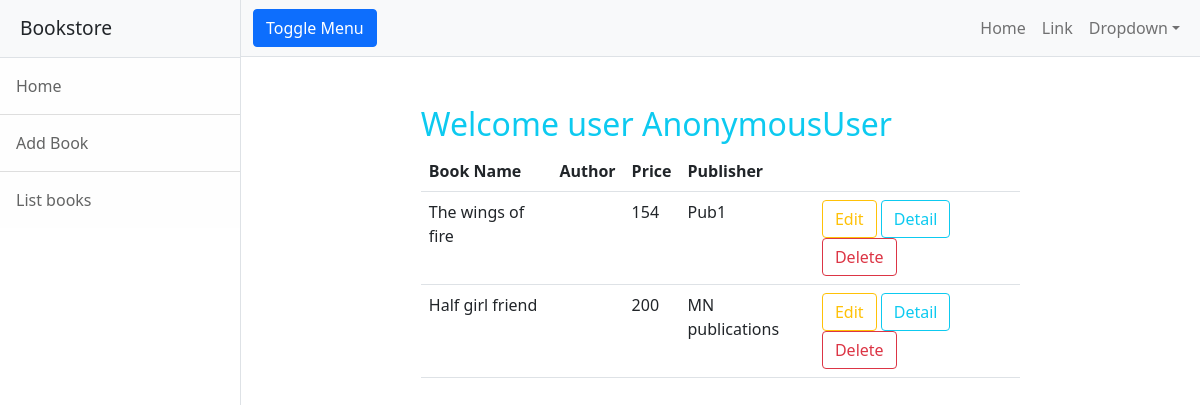
The app's page /books/list with its own data.
### bookstoreapp/models.py (models this page shows, shortened)
class Books(models.Model):
    book_name=models.CharField(max_length=120)
    price=models.IntegerField(default=150)
    author=models.CharField(max_length=120)
    quantity=models.IntegerField(default=1)
    publisher=models.CharField(max_length=120)

### bookstoreapp/views.py (the view)
# urls.py: path("books/list",views.ListBookView.as_view(),name="list-book"),
class ListBookView(View):
    def get(self,request,*args,**kwargs):
        form=forms.AddBookForm()
        book=Books.objects.all()
        return render(request,"list-books.html",{"book":book})

### bookstoreapp/templates/list-books.html (shortened to what this page needs)
{%extends 'base.html'%}
{%block body_block%}
<div class="container-fluid  mt-5">
    <div class="row">
        <div class="col-2"></div>
        <div class="col-8">
            <h2 class="text-info">Welcome user {{request.user}}</h2>
            {%if book%}
            <table class="table">
                <tr>
                    <th>Book Name</th>
                    <th>Author</th>
                    <th>Price</th>
                    <th>Publisher</th>
                    <th></th>
                </tr>
                {%for bk in book%}
                <tr>
                    <td>{{bk.book_name}}</td>
                    <td>{{bk.author_name}}</td>
                    <td>{{bk.price}}</td>
                    <td>{{bk.publisher}}</td>
                    <td>
                        <a href="{%url 'edit-book' bk.id %}" class="btn btn-outline-warning">Edit</a>
                        <a href="{%url 'detail-book' bk.id %}" class="btn btn-outline-info ">Detail</a>
                        <a href="{%url 'delete-book' bk.id %}" class="btn btn-outline-danger">Delete</a>
                    </td>
                </tr>
                {%endfor%}
            </table>
            {%endif%}
        </div>
        <div class="col-2"></div>
    </div>
</div>
{%endblock%}

### records on screen
Books: book_name "The wings of fire", price "154", publisher "Pub1"
Books: book_name "Half girl friend", price "200", publisher "MN publications"

### other values on screen
{{ request.user }} "AnonymousUser"
